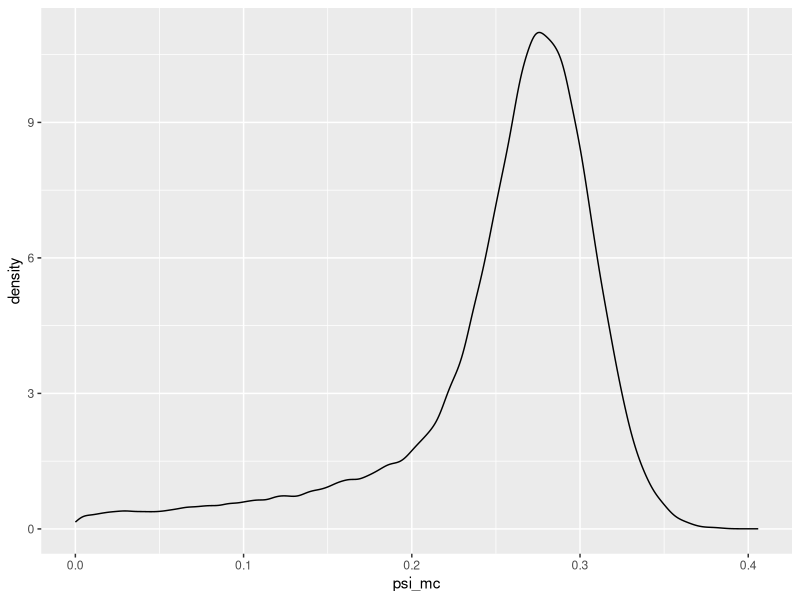
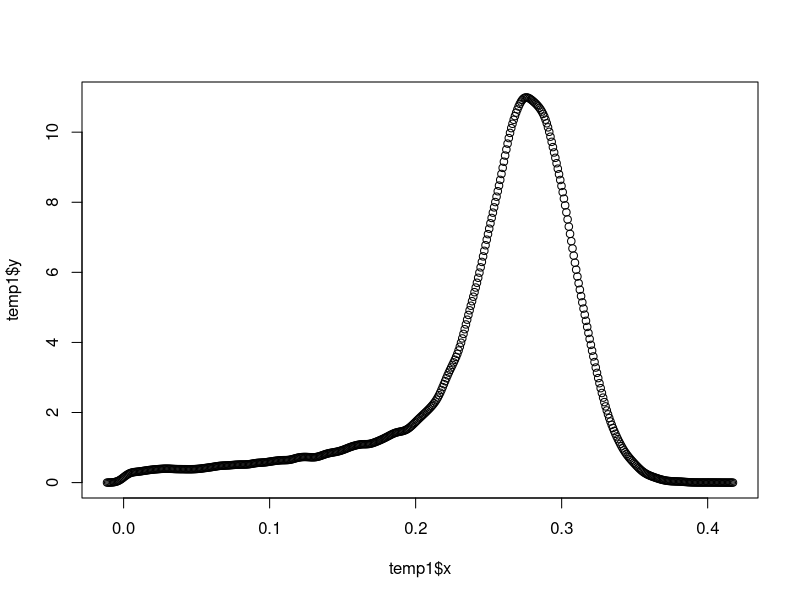

Write the R code that produced these figures, in order. (Note: this script raises an error after producing the figures.)
## ---- chunk 1
library(ggplot2)
## ---- chunk 2
eps <- 1e-08
correction <- function(rho_c, psi_c, phi_c, alpha, beta) {
  numerator <- rho_c * (1 - rho_c) * (psi_c - 1 + phi_c) * (alpha + beta - 1)
  denominator <- (rho_c + beta - 1) * (psi_c * rho_c * (1 - alpha) - alpha * (1 - phi_c) * (1 - rho_c))
  denominator <- ifelse(abs(denominator) < eps, NA, denominator)

  psi_temp <- 1 - numerator / denominator
  psi <- ifelse(is.na(psi_temp) | psi_temp < 0 | psi_temp > 1, NA, psi_temp)
  
  c(psi)
}
## ---- chunk 3
set.seed(123)
monte_carlo <- function (n, sp, sn, n_iter,
                         rho_c, psi_c, phi_c,
                         alpha_a, alpha_b, beta_a, beta_b) {
  
  alpha <- rbeta(n_iter, alpha_a, alpha_b)
  beta  <- rbeta(n_iter, beta_a, beta_b)
  rho_c <- rbinom(n_iter, n, rho_c) / n
  psi_c <- rbinom(n_iter, sp, psi_c) / sp
  phi_c <- rbinom(n_iter, sn, phi_c) / sn

  psi_hat <- correction(rho_c, psi_c, phi_c, alpha, beta)
  
  psi_l = quantile(psi_hat, probs = 0.25, na.rm = TRUE)
  psi = quantile(psi_hat, probs = 0.5, na.rm = TRUE)
  psi_u = quantile(psi_hat, probs = 0.75, na.rm = TRUE)
  
  #return(c(psi_l, psi, psi_u))
  return(psi_hat)
}
## ---- chunk 4
n <- 31869
sp <- 849
sn <- 31020
n_iter <- 100000
rho_c <- 0.027
psi_c <- 0.121
phi_c <- 0.578
alpha <- 0.848
beta <- 1.0
alpha_a <- 100
alpha_b <- 17.3
beta_a <- 68.3
beta_b <- 0.2

psi_point <- correction(rho_c, psi_c, phi_c, alpha, beta)
psi_mc <- monte_carlo(n, sp, sn, n_iter,
                      rho_c, psi_c, phi_c,
                      alpha_a, alpha_b, beta_a, beta_b)

## ---- chunk 5
ggplot(data.frame(psi_mc <- psi_mc), aes(psi_mc)) + geom_density()
temp1 <- density(psi_mc, na.rm = TRUE)
plot(temp1$x, temp1$y)
## ---- chunk 6
estimate_beta <- function(q_vals, sen_range = c(0.5, 100), spe_range = c(0.5, 100)) {
  best_loss <- Inf
  best_params <- c(NA, NA)
  p_vals <- c(0.025, 0.5, 0.975)
  for (a in seq(sen_range[1], sen_range[2], length.out = 1000)) {
    for (b in seq(spe_range[1], spe_range[2], length.out = 1000)) {
      q_model <- qbeta(p_vals, a, b)
      loss <- sum((q_model - q_vals)^2)
      if (loss < best_loss) {
        best_loss <- loss
        best_params <- c(a, b)
      }
    }
  }
  return(data.frame(sen = best_params[1], spe = best_params[2]))
}

correction <- function(rho_c, psi_c, phi_c, alpha, beta) {
  numerator <- rho_c * (1 - rho_c) * (psi_c - 1 + phi_c) * (alpha + beta - 1)
  denominator <- (rho_c + beta - 1) * (psi_c * rho_c * (1 - alpha) - alpha * (1 - phi_c) * (1 - rho_c))
  denominator <- ifelse(abs(denominator) < 1e-08, NA, denominator)
  
  psi_temp <- 1 - numerator / denominator
  psi <- ifelse(is.na(psi_temp) | psi_temp < 0 | psi_temp > 1, NA, psi_temp)
  
  c(psi)
}


monte_carlo <- function (n, sp, sn, n_iter,
                         rho_c, psi_c, phi_c,
                         alpha_a, alpha_b, beta_a, beta_b) {
  set.seed(123)
  n_iter <- as.numeric(n_iter)
  alpha <- rbeta(n_iter, alpha_a, alpha_b)
  beta  <- rbeta(n_iter, beta_a, beta_b)
  rho_c <- rbinom(n_iter, n, rho_c) / n
  psi_c <- rbinom(n_iter, sp, psi_c) / sp
  phi_c <- rbinom(n_iter, sn, phi_c) / sn
  
  psi_hat <- correction(rho_c, psi_c, phi_c, alpha, beta)
  
  #psi_l = quantile(psi_hat, probs = 0.25, na.rm = TRUE)
  #psi = quantile(psi_hat, probs = 0.5, na.rm = TRUE)
  #psi_u = quantile(psi_hat, probs = 0.75, na.rm = TRUE)
  
  #return(c(psi_l, psi, psi_u))
  return(psi_hat)
}

## ---- chunk 7
#alpha_l <- 0.75
#alpha1 <- 0.848
#alpha_u <- 0.9
#beta_l <- 0.9
#beta1 <- 0.9
#beta_u <- 1.0

#rho_c <- 0.027
#psi_c <- 0.121
#phi_c <- 0.578

#n <- 31869
#sp <- 849
#sn <- 31020
#n_iter <- 1000

alpha_l <- 0.924
alpha1 <- 0.967
alpha_u <- 0.986
beta_l <- 0.987
beta1 <- 0.995
beta_u <- 0.998

rho_c <- 0.028
psi_c <- 0.304
phi_c <- 0.432

n <- 13095
n_iter <- 100000

sp <- round(rho_c * n)
sn <- round((1 - rho_c) * n)

alpha <- estimate_beta(c(alpha_l, alpha1, alpha_u))
beta <- estimate_beta(c(beta_l, beta1, beta_u))

psi <- monte_carlo(n1, sp, sn, n_iter,
                                     rho_c, psi_c, phi_c,
                                     alpha$sen, alpha$spe, beta$sen, beta$spe)
